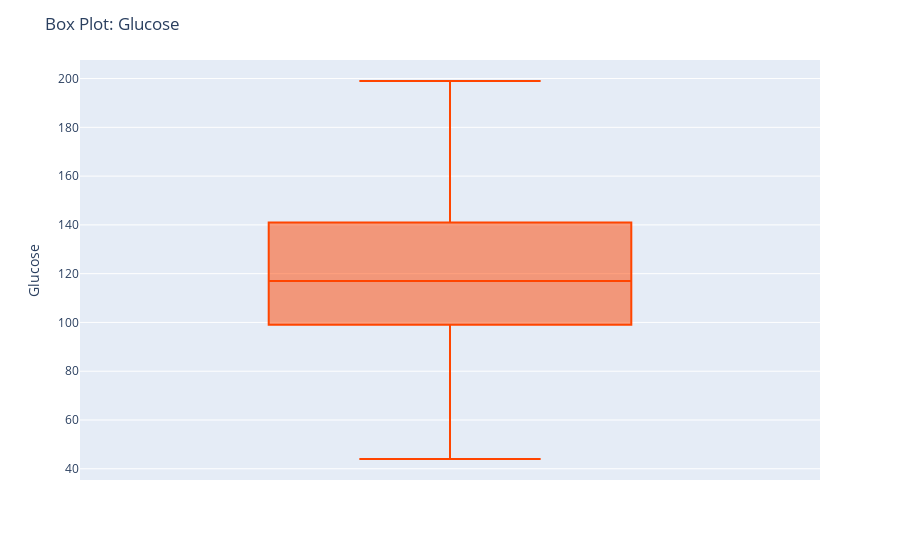

Write notebook code for a chart like this one.
### Code cell
color_sequence = ['orangered']
fig = px.box(df, y='Glucose', color_discrete_sequence=color_sequence)
fig.update_layout(title='Box Plot: Glucose')
fig.show()

### Figure 1 — Plotly figure (JSON) as saved in the notebook; plotly's stock layout.template omitted (floating-point values rounded to 4 significant figures; data arrays with more than 128 entries replaced by an {"elided": "..."} marker saying what was removed)
{"data": [{"alignmentgroup": "True", "hovertemplate": "Glucose=%{y}<extra></extra>", "legendgroup": "", "marker": {"color": "orangered"}, "name": "", "notched": false, "offsetgroup": "", "orientation": "v", "showlegend": false, "type": "box", "x0": " ", "xaxis": "x", "y": {"elided": "768 int values"}, "y0": " ", "yaxis": "y"}], "layout": {"boxmode": "group", "legend": {"tracegroupgap": 0}, "margin": {"t": 60}, "title": {"text": "Box Plot: Glucose"}, "xaxis": {"anchor": "y", "domain": [0, 1]}, "yaxis": {"anchor": "x", "domain": [0, 1], "title": {"text": "Glucose"}}}}
